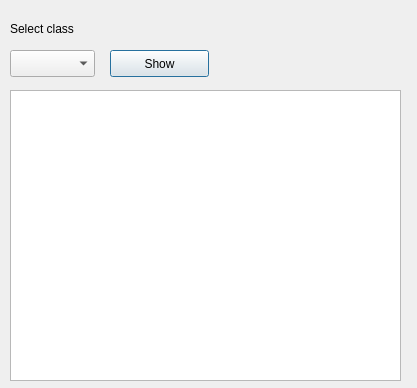
<?xml version="1.0" encoding="UTF-8"?>
<ui version="4.0">
 <class>Students</class>
 <widget class="QDialog" name="Students">
  <property name="geometry">
   <rect>
    <x>0</x>
    <y>0</y>
    <width>417</width>
    <height>388</height>
   </rect>
  </property>
  <property name="windowTitle">
   <string>Dialog</string>
  </property>
  <widget class="QTableView" name="tableView">
   <property name="geometry">
    <rect>
     <x>10</x>
     <y>90</y>
     <width>391</width>
     <height>291</height>
    </rect>
   </property>
  </widget>
  <widget class="QComboBox" name="comboBox">
   <property name="geometry">
    <rect>
     <x>10</x>
     <y>50</y>
     <width>85</width>
     <height>27</height>
    </rect>
   </property>
  </widget>
  <widget class="QLabel" name="label">
   <property name="geometry">
    <rect>
     <x>10</x>
     <y>20</y>
     <width>101</width>
     <height>17</height>
    </rect>
   </property>
   <property name="text">
    <string>Select class</string>
   </property>
  </widget>
  <widget class="QPushButton" name="pushButton">
   <property name="geometry">
    <rect>
     <x>110</x>
     <y>50</y>
     <width>99</width>
     <height>27</height>
    </rect>
   </property>
   <property name="text">
    <string>Show</string>
   </property>
  </widget>
 </widget>
 <resources/>
 <connections/>
</ui>
